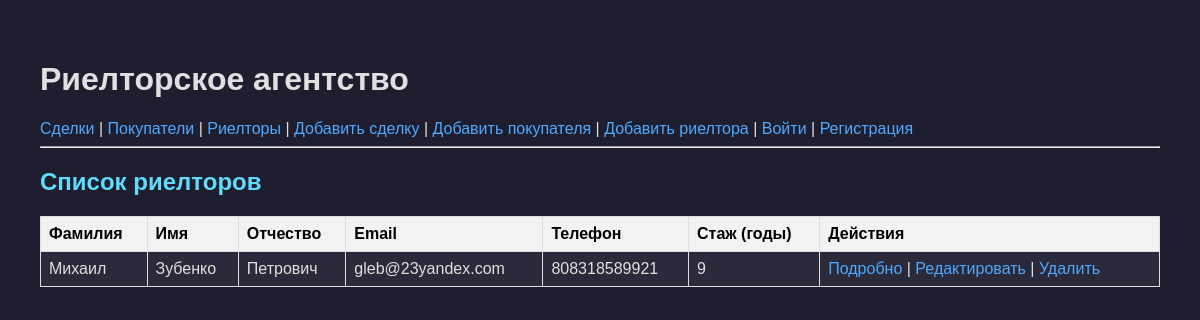
The app's page /realtor/ with its own data.
### agency/models.py (models this page shows, shortened)
class Realtor(models.Model):
    first_name = models.CharField(max_length=50, verbose_name="Имя")
    last_name = models.CharField(max_length=50, verbose_name="Фамилия")
    patronymic = models.CharField(max_length=50, verbose_name="Отчество")
    phone = models.CharField(max_length=15, verbose_name="Телефон")
    email = models.EmailField(unique=True, verbose_name="Email")
    experience_years = models.PositiveIntegerField(verbose_name="Стаж (годы)")
    created_at = models.DateTimeField(auto_now_add=True, verbose_name="Дата создания")
    created_by = models.ForeignKey(User, on_delete=models.SET_NULL, null=True, blank=True, verbose_name="Создал")
    class Meta:
        verbose_name = "Риелтор"
        verbose_name_plural = "Риелторы"

### agency/views.py (the view)
# urls.py: path('realtor/', views.realtor_list, name='realtor_list'),
def realtor_list(request):
    realtors = Realtor.objects.all().order_by('last_name')
    return render(request, 'agency/realtor_list.html', {'realtors': realtors})

### agency/templates/agency/realtor_list.html
{% extends 'agency/base.html' %}
{% block content %}
    <h2>Список риелторов</h2>
    {% if realtors %}
        <table>
            <tr>
                <th>Фамилия</th>
                <th>Имя</th>
                <th>Отчество</th>
                <th>Email</th>
                <th>Телефон</th>
                <th>Стаж (годы)</th>
                <th>Действия</th>
            </tr>
            {% for realtor in realtors %}
                <tr>
                    <td>{{ realtor.last_name }}</td>
                    <td>{{ realtor.first_name }}</td>
                    <td>{{ realtor.patronymic }}</td>
                    <td>{{ realtor.email }}</td>
                    <td>{{ realtor.phone }}</td>
                    <td>{{ realtor.experience_years }}</td>
                    <td>
                        <a href="{% url 'agency:realtor_detail' realtor.pk %}">Подробно</a> |
                        <a href="{% url 'agency:realtor_edit' realtor.pk %}">Редактировать</a> |
                        <a href="{% url 'agency:realtor_delete' realtor.pk %}">Удалить</a>
                    </td>
                </tr>
            {% endfor %}
        </table>
    {% else %}
        <p>Риелторов пока нет.</p>
    {% endif %}
{% endblock %}

### agency/static/agency/style.css (style rules this page uses)
body { background-color: #1e1e2f; color: #e0e0e0; font-family: 'Segoe UI', sans-serif; margin: 0; padding: 20px; }
h2 { color: #61dafb; margin-bottom: 20px; }
table { width: 100%; border-collapse: collapse; margin-bottom: 30px; }
th, td { padding: 12px 16px; border-bottom: 1px solid #333; }
th { background-color: #2c2c3e; color: #ffffff; }
tr:nth-child(even) { background-color: #2a2a3a; }
a { color: #4ea9ff; text-decoration: none; }
th { background-color: #f2f2f2; color: black; font-weight: bold; }

### agency/templates/agency/base.html (style rules this page uses)
body { font-family: Arial, sans-serif; margin: 20px; }
table { border-collapse: collapse; width: 100%; }
th, td { border: 1px solid #ddd; padding: 8px; text-align: left; }
th { background-color: #f2f2f2; }

### records on screen
Realtor: last_name "Михаил", first_name "Зубенко", patronymic "Петрович", email "gleb@23yandex.com", phone "808318589921", experience_years "9"
